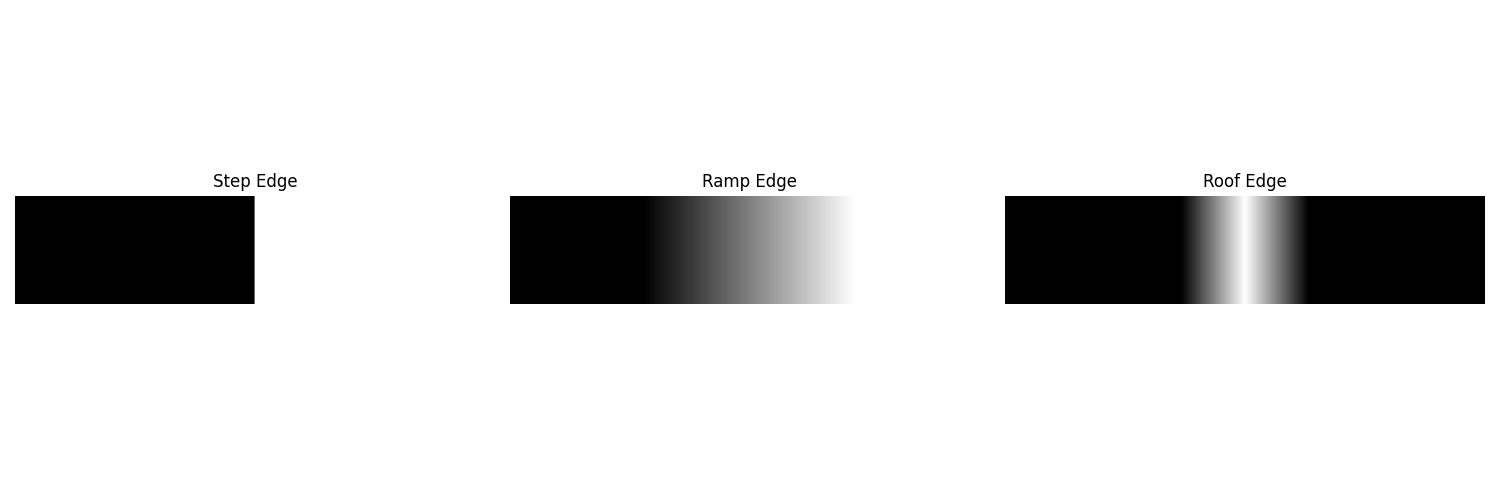

Generate this figure with Python:

import sys
import os
import matplotlib.pyplot as plt
from libDIPUM.edgemodel import edgemodel

# fstep = edgemodel('step', 128, 565, 0, .9, 1);
fstep = edgemodel('step', 128, 565, 0.0, 0.9, 1)

# framp = edgemodel('ramp', 128, 565, 0, .9, 250);
framp = edgemodel('ramp', 128, 565, 0.0, 0.9, 250)

# froof = edgemodel('roof', 128, 565, 0, .9, 150);
froof = edgemodel('roof', 128, 565, 0.0, 0.9, 150)

# Display
fig, axes = plt.subplots(1, 3, figsize=(15, 5))
axes = axes.flatten()

axes[0].imshow(fstep, cmap='gray')
axes[0].set_title('Step Edge')
axes[0].axis('off')

axes[1].imshow(framp, cmap='gray')
axes[1].set_title('Ramp Edge')
axes[1].axis('off')

axes[2].imshow(froof, cmap='gray')
axes[2].set_title('Roof Edge')
axes[2].axis('off')

plt.tight_layout()
plt.savefig('Figure108.png')
print("Saved Figure108.png")
plt.show()
